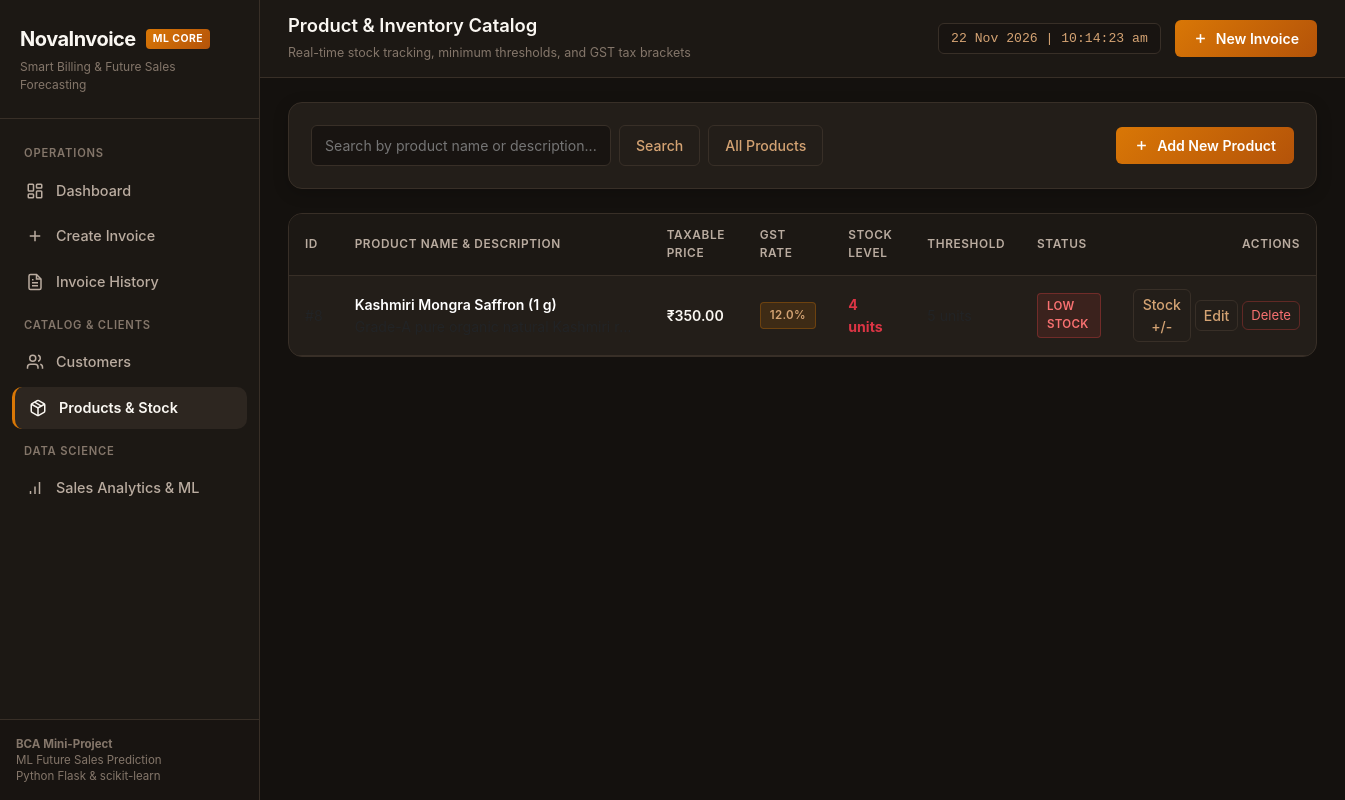
The app's page /products/?low_stock=1 with its own data.
### tables this page shows
CREATE TABLE products (
    product_id INTEGER PRIMARY KEY AUTOINCREMENT,
    product_name TEXT NOT NULL,
    description TEXT,
    price REAL NOT NULL CHECK(price >= 0),
    gst_rate REAL NOT NULL CHECK(gst_rate >= 0),
    stock INTEGER NOT NULL DEFAULT 0 CHECK(stock >= 0),
    minimum_stock INTEGER NOT NULL DEFAULT 5 CHECK(minimum_stock >= 0),
    created_at TIMESTAMP DEFAULT CURRENT_TIMESTAMP
);

### routes/products.py (the view)
@products_bp.route('/', methods=['GET'])
def list_products():
    search = request.args.get('search', '').strip()
    filter_low_stock = request.args.get('low_stock', '').strip() == '1'
    conn = get_db()
    try:
        cursor = conn.cursor()
        query = "SELECT * FROM products WHERE 1=1"
        params = []
        if search:
            query += " AND (product_name LIKE ? OR description LIKE ?)"
            params.extend([f"%{search}%", f"%{search}%"])
        if filter_low_stock:
            query += " AND stock <= minimum_stock"
        query += " ORDER BY product_id DESC"
        products = cursor.execute(query, params).fetchall()
        cursor.execute("SELECT COUNT(*) FROM products WHERE stock <= minimum_stock")
        low_stock_count = cursor.fetchone()[0]
        return render_template(
            'products.html',
            products=products,
            search=search,
            filter_low_stock=filter_low_stock,
            low_stock_count=low_stock_count
        )
    finally:
        conn.close()

### database/db.py (called while the page is built)
def get_db():
    conn = sqlite3.connect(Config.DATABASE_PATH)
    conn.row_factory = sqlite3.Row
    conn.execute("PRAGMA foreign_keys = ON;")
    return conn

### templates/products.html (shortened to what this page needs)
{% extends "base.html" %}
{% block page_title %}Product & Inventory Catalog{% endblock %}
{% block page_subtitle %}Real-time stock tracking, minimum thresholds, and GST tax brackets{% endblock %}
{% block content %}
<div class="card-custom mb-4">
    <div class="d-flex flex-wrap justify-content-between align-items-center gap-3">
        <form method="GET" action="{{ url_for('products.list_products') }}" class="d-flex flex-wrap gap-2 flex-grow-1" style="max-width: 600px;">
            <input type="text" name="search" class="form-control-custom" placeholder="Search by product name or description..." value="{{ search }}" style="max-width: 300px;">
            <button type="submit" class="btn-outline-custom">Search</button>
            {% if filter_low_stock %}
                <a href="{{ url_for('products.list_products') }}" class="btn-outline-custom active">All Products</a>
            {% else %}
                <a href="{{ url_for('products.list_products', low_stock='1') }}" class="btn-outline-custom">
                    <span>Low Stock Only</span>
                    <span class="badge-custom badge-danger ms-1">{{ low_stock_count }}</span>
                </a>
            {% endif %}
        </form>
        <a href="{{ url_for('products.add_product') }}" class="btn-primary-custom">
            <svg width="15" height="15" viewBox="0 0 24 24" fill="none" stroke="currentColor" stroke-width="2.5"><line x1="12" y1="5" x2="12" y2="19"></line><line x1="5" y1="12" x2="19" y2="12"></line></svg>
            <span>Add New Product</span>
        </a>
    </div>
</div>
<div class="table-custom-wrapper">
    <table class="table-custom">
        <thead>
            <tr>
                <th>ID</th>
                <th>Product Name & Description</th>
                <th>Taxable Price</th>
                <th>GST Rate</th>
                <th>Stock Level</th>
                <th>Threshold</th>
                <th>Status</th>
                <th class="text-end">Actions</th>
            </tr>
        </thead>
        <tbody>
            {% if products %}
                {% for p in products %}
                {% set is_low = p['stock'] <= p['minimum_stock'] %}
                <tr>
                    <td class="text-muted fs-8">#{{ p['product_id'] }}</td>
                    <td>
                        <div class="fw-semibold text-white">{{ p['product_name'] }}</div>
                        <div class="text-muted fs-8 text-truncate" style="max-width: 280px;">{{ p['description'] or 'No description provided' }}</div>
                    </td>
                    <td class="fw-semibold">{{ p['price'] | currency }}</td>
                    <td>
                        <span class="badge-custom badge-bronze">{{ p['gst_rate'] }}%</span>
                    </td>
                    <td>
                        <span class="fw-bold fs-7 {% if is_low %}text-danger{% else %}text-white{% endif %}">{{ p['stock'] }} units</span>
                    </td>
                    <td class="text-muted fs-8">{{ p['minimum_stock'] }} units</td>
                    <td>
                        {% if is_low %}
                            <span class="badge-custom badge-danger">Low Stock</span>
                        {% else %}
                            <span class="badge-custom badge-paid">Optimal</span>
                        {% endif %}
                    </td>
                    <td class="text-end">
                        <div class="d-inline-flex gap-1 align-items-center">
                            <button type="button" class="btn-outline-custom py-1 px-2 fs-8" data-bs-toggle="modal" data-bs-target="#stockModal{{ p['product_id'] }}">
                                Stock +/-
                            </button>
                            <a href="{{ url_for('products.edit_product', product_id=p['product_id']) }}" class="btn-outline-custom py-1 px-2 fs-8">Edit</a>
                            <form method="POST" action="{{ url_for('products.delete_product', product_id=p['product_id']) }}" onsubmit="return confirmAction('Are you sure you want to delete this product?');" class="d-inline">
                                <button type="submit" class="btn-danger-custom py-1 px-2 fs-8">Delete</button>
                            </form>
                        </div>
                    </td>
                </tr>
                {% endfor %}
            {% else %}
                <tr>
                    <td colspan="8" class="text-center py-5 text-muted">
                        No products match the filter criteria.
                    </td>
                </tr>
            {% endif %}
        </tbody>
    </table>
</div>
{% endblock %}

### static/css/style.css (style rules this page uses)
:root { --bg-base: #14110E; --bg-sidebar: #1C1814; --bg-card: #231E19; --bg-card-hover: #2B241E; --bg-input: #181411; --bg-surface: #2D2620; --border-subtle: #382F27; --border-focus: #C27803; --border-light: #4A3E34; --accent-primary: #D97706; --accent-hover: #B45309; --accent-secondary: #D4A373; --accent-muted: #8C7355; --text-primary: #FAF7F2; --text-secondary: #BAACA0; --text-muted: #84766A; --status-paid-bg: rgba(16, 185, 129, 0.12); --status-paid-text: #34D399; --status-pending-bg: rgba(245, 158, 11, 0.12); --status-pending-text: #FBBF24; --status-partial-bg: rgba(59, 130, 246, 0.12); --status-partial-text: #60A5FA; --status-danger-bg: rgba(239, 68, 68, 0.12); --status-danger-text: #F87171; --radius-sm: 6px; --radius-md: 10px; --radius-lg: 14px; --transition-fast: all 0.2s cubic-bezier(0.4, 0, 0.2, 1); }
* { box-sizing: border-box; margin: 0; padding: 0; }
body { background-color: var(--bg-base); color: var(--text-primary); font-family: -apple-system, BlinkMacSystemFont, "Segoe UI", Roboto, "Helvetica Neue", Arial, sans-serif; line-height: 1.5; min-height: 100vh; overflow-x: hidden; }
.card-custom { background-color: var(--bg-card); border: 1px solid var(--border-subtle); border-radius: var(--radius-lg); padding: 22px; transition: var(--transition-fast); box-shadow: 0 4px 16px rgba(0, 0, 0, 0.2); }
.btn-primary-custom { background: linear-gradient(135deg, var(--accent-primary), var(--accent-hover)); color: #FFF; border: none; padding: 8px 18px; border-radius: var(--radius-sm); font-size: 0.88rem; font-weight: 600; text-decoration: none; display: inline-flex; align-items: center; gap: 8px; cursor: pointer; transition: var(--transition-fast); }
.btn-outline-custom { background: transparent; color: var(--accent-secondary); border: 1px solid var(--border-subtle); padding: 8px 16px; border-radius: var(--radius-sm); font-size: 0.88rem; font-weight: 500; text-decoration: none; display: inline-flex; align-items: center; gap: 8px; cursor: pointer; transition: var(--transition-fast); }
.btn-danger-custom { background: transparent; color: var(--status-danger-text); border: 1px solid rgba(239, 68, 68, 0.3); padding: 6px 12px; border-radius: var(--radius-sm); font-size: 0.82rem; cursor: pointer; transition: var(--transition-fast); }
.form-control-custom, .form-select-custom { width: 100%; background-color: var(--bg-input); border: 1px solid var(--border-subtle); color: var(--text-primary); padding: 9px 13px; border-radius: var(--radius-sm); font-size: 0.88rem; transition: var(--transition-fast); }
.table-custom-wrapper { background-color: var(--bg-card); border: 1px solid var(--border-subtle); border-radius: var(--radius-lg); overflow: hidden; }
.table-custom { width: 100%; border-collapse: collapse; margin: 0; font-size: 0.88rem; }
.table-custom th { background-color: var(--bg-sidebar); color: var(--text-secondary); font-weight: 600; text-transform: uppercase; font-size: 0.74rem; letter-spacing: 0.6px; padding: 13px 16px; border-bottom: 1px solid var(--border-subtle); text-align: left; }
.table-custom td { padding: 13px 16px; border-bottom: 1px solid var(--border-subtle); color: var(--text-primary); vertical-align: middle; }
.table-custom tbody tr { transition: var(--transition-fast); }
.badge-custom { display: inline-block; padding: 4px 9px; border-radius: 4px; font-size: 0.72rem; font-weight: 600; letter-spacing: 0.3px; text-transform: uppercase; }
.badge-danger { background-color: var(--status-danger-bg); color: var(--status-danger-text); border: 1px solid rgba(239, 68, 68, 0.3); }
.badge-bronze { background-color: rgba(217, 119, 6, 0.15); color: var(--accent-secondary); border: 1px solid rgba(217, 119, 6, 0.3); }

### records on screen
products: product_name "Kashmiri Mongra Saffron (1 g)", price "₹350.00", gst_rate "12.0", stock "4"
